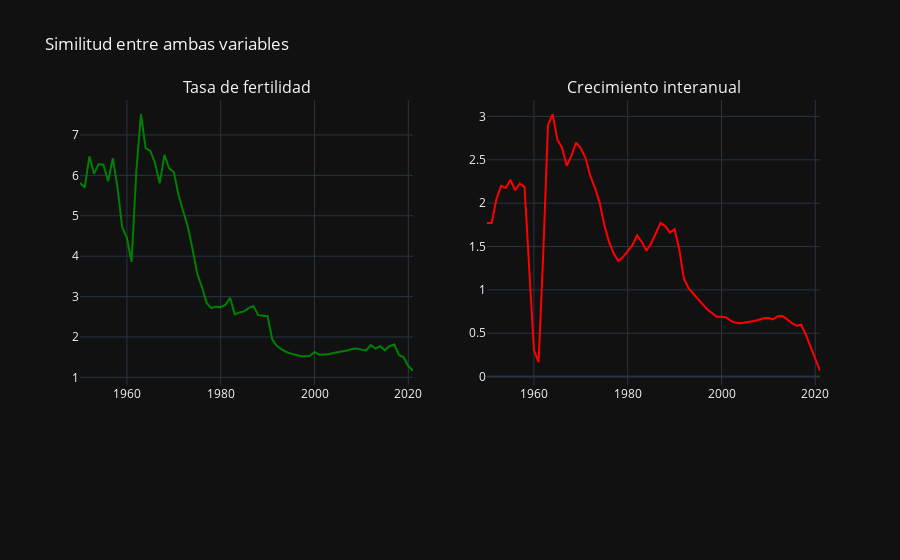

Here is the notebook cell this chart was saved with:
### Code cell
# Ahora juntaré dos gráficas anteriores en un subplot para comparar.

subplot_1 = sp.make_subplots(rows= 2, cols= 2, 
                             subplot_titles=("Tasa de fertilidad", "Crecimiento interanual"),
                             column_widths=[0.5, 0.5], 
                             row_heights=[1,0])
subplot_1.add_trace(fig_china_fertility.data[0], row=1, col=1)
subplot_1.add_trace(fig_var_interanual_china.data[0], row=1, col=2)
subplot_1.update_layout(template="plotly_dark", title="Similitud entre ambas variables")
subplot_1.show()

### Figure 1 — Plotly figure (JSON) as saved in the notebook; plotly's stock layout.template omitted (floating-point values rounded to 4 significant figures)
{"data": [{"hovertemplate": "Año=%{x}<br>Tasa de fertilidad=%{y}<extra></extra>", "legendgroup": "", "line": {"color": "green", "dash": "solid"}, "marker": {"symbol": "circle"}, "mode": "lines", "name": "", "orientation": "v", "showlegend": false, "type": "scatter", "x": [1950, 1951, 1952, 1953, 1954, 1955, 1956, 1957, 1958, 1959, 1960, 1961, 1962, 1963, 1964, 1965, 1966, 1967, 1968, 1969, 1970, 1971, 1972, 1973, 1974, 1975, 1976, 1977, 1978, 1979, 1980, 1981, 1982, 1983, 1984, 1985, 1986, 1987, 1988, 1989, 1990, 1991, 1992, 1993, 1994, 1995, 1996, 1997, 1998, 1999, 2000, 2001, 2002, 2003, 2004, 2005, 2006, 2007, 2008, 2009, 2010, 2011, 2012, 2013, 2014, 2015, 2016, 2017, 2018, 2019, 2020, 2021], "xaxis": "x", "y": [5.813, 5.699, 6.472, 6.042, 6.278, 6.263, 5.854, 6.425, 5.698, 4.718, 4.451, 3.863, 6.085, 7.513, 6.672, 6.605, 6.307, 5.806, 6.508, 6.175, 6.085, 5.523, 5.112, 4.726, 4.17, 3.571, 3.235, 2.844, 2.716, 2.745, 2.739, 2.792, 2.972, 2.559, 2.607, 2.633, 2.721, 2.76, 2.539, 2.52, 2.514, 1.934, 1.776, 1.691, 1.629, 1.589, 1.554, 1.527, 1.522, 1.53, 1.628, 1.563, 1.566, 1.57, 1.605, 1.624, 1.644, 1.666, 1.7, 1.714, 1.687, 1.668, 1.798, 1.714, 1.769, 1.67, 1.772, 1.813, 1.554, 1.496, 1.28, 1.164], "yaxis": "y"}, {"hovertemplate": "Año=%{x}<br>Crecimiento interanual=%{y}<extra></extra>", "legendgroup": "", "line": {"color": "red", "dash": "solid"}, "marker": {"symbol": "circle"}, "mode": "lines", "name": "", "orientation": "v", "showlegend": false, "type": "scatter", "x": [1950, 1951, 1952, 1953, 1954, 1955, 1956, 1957, 1958, 1959, 1960, 1961, 1962, 1963, 1964, 1965, 1966, 1967, 1968, 1969, 1970, 1971, 1972, 1973, 1974, 1975, 1976, 1977, 1978, 1979, 1980, 1981, 1982, 1983, 1984, 1985, 1986, 1987, 1988, 1989, 1990, 1991, 1992, 1993, 1994, 1995, 1996, 1997, 1998, 1999, 2000, 2001, 2002, 2003, 2004, 2005, 2006, 2007, 2008, 2009, 2010, 2011, 2012, 2013, 2014, 2015, 2016, 2017, 2018, 2019, 2020, 2021], "xaxis": "x2", "y": [1.771, 1.771, 2.048, 2.199, 2.175, 2.269, 2.149, 2.226, 2.189, 1.303, 0.3054, 0.1666, 1.428, 2.902, 3.025, 2.732, 2.639, 2.431, 2.545, 2.699, 2.633, 2.523, 2.319, 2.18, 2.009, 1.752, 1.557, 1.421, 1.332, 1.378, 1.453, 1.515, 1.627, 1.553, 1.452, 1.539, 1.653, 1.77, 1.736, 1.66, 1.7, 1.467, 1.127, 1.017, 0.9559, 0.8993, 0.8336, 0.7736, 0.7299, 0.6895, 0.6903, 0.6835, 0.6432, 0.6204, 0.6163, 0.6224, 0.6283, 0.6417, 0.6549, 0.6735, 0.677, 0.6604, 0.6975, 0.6981, 0.6605, 0.6155, 0.5865, 0.5982, 0.4817, 0.3384, 0.2156, 0.06763], "yaxis": "y2"}], "layout": {"annotations": [{"font": {"size": 16}, "showarrow": false, "text": "Tasa de fertilidad", "x": 0.225, "xanchor": "center", "xref": "paper", "y": 1, "yanchor": "bottom", "yref": "paper"}, {"font": {"size": 16}, "showarrow": false, "text": "Crecimiento interanual", "x": 0.775, "xanchor": "center", "xref": "paper", "y": 1, "yanchor": "bottom", "yref": "paper"}], "title": {"text": "Similitud entre ambas variables"}, "xaxis": {"anchor": "y", "domain": [0, 0.45]}, "xaxis2": {"anchor": "y2", "domain": [0.55, 1]}, "xaxis3": {"anchor": "y3", "domain": [0, 0.45]}, "xaxis4": {"anchor": "y4", "domain": [0.55, 1]}, "yaxis": {"anchor": "x", "domain": [0.25, 1]}, "yaxis2": {"anchor": "x2", "domain": [0.25, 1]}, "yaxis3": {"anchor": "x3", "domain": [0, 0]}, "yaxis4": {"anchor": "x4", "domain": [0, 0]}}}
